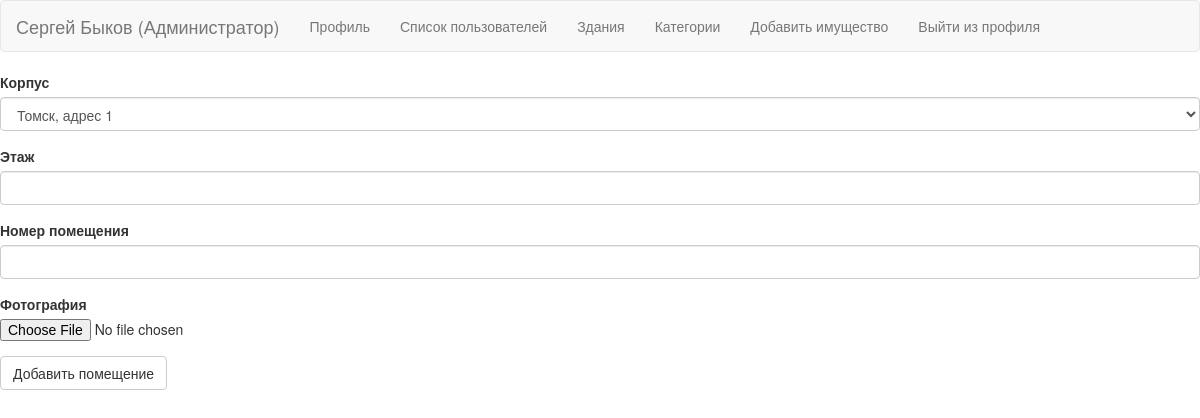
/create_room (signed in), run on an earlier commit of the app's database.
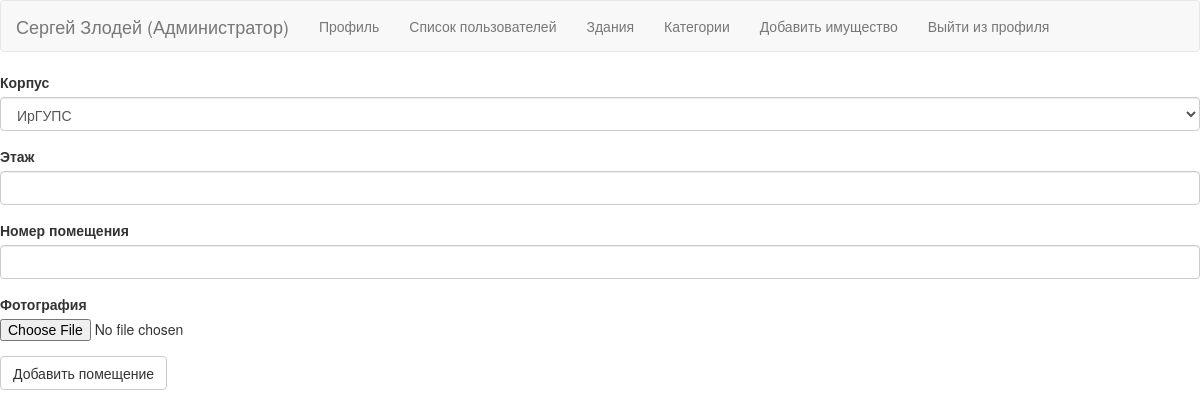
And on a later commit of the database.
### sweater/models.py (models this page shows)
class User(db.Model, UserMixin):
    __tablename__ = 'users'
    id = db.Column(db.Integer, primary_key=True)
    first_name = db.Column(db.String())
    last_name = db.Column(db.String())
    patronymic = db.Column(db.String())
    email = db.Column(db.String(), unique=True)
    role = db.Column(db.Boolean, default=False)
    password = db.Column(db.String())
    photo = db.Column(db.String())
    property = db.relationship("Property")

### sweater/routes.py (the view, shortened to what this page needs)
@app.route('/create_room', methods=['POST', 'GET'])
@login_required
def create_room():
    access = db.session.get(User, current_user.get_id())
    if access.role:
        form = AddRoomForm()
        building = Building.query.order_by(Building.id).all()
        form.building.choices = [(i.id, i.address) for i in building]
        return render_template('create_building.html', form=form, notification=True, user=access)
    else:
        return redirect(url_for('index'))

### sweater/forms.py
class AddRoomForm(FlaskForm):
    building = SelectField('Корпус', [DataRequired(message='Форма не может быть пустой')], choices=[])
    floor = IntegerField('Этаж', [DataRequired(message='Форма не может быть пустой')])
    number = IntegerField('Номер помещения', [DataRequired(message='Форма не может быть пустой')])
    photo = FileField('Фотография', [DataRequired(message='Форма не может быть пустой')])
    submit = SubmitField('Добавить помещение')

### sweater/models.py (called while the page is built)
@manager.user_loader
def load_user(user_id):
    return User.query.get(user_id)

### sweater/routes.py (called while the page is built, shortened)
@app.before_request
def create_bases():
    db.create_all()

@app.after_request
def redirect_to_signin(response):
    if response.status_code == 401:
        return redirect(url_for('login_page') + '?=next=' + request.url)
    return response

### sweater/templates/create_building.html (shortened to what this page needs)
{% extends 'base.html' %}
{% import 'bootstrap/wtf.html' as wtf %}
{% block content %}
{{ wtf.quick_form(form)}}
{% endblock %}

### sweater/templates/base.html (shortened to what this page needs)
{% extends 'bootstrap/base.html' %}
{% block navbar %}
        {%if user%}
            {% if user.role %}
              <nav class="navbar navbar-default">
                  <div class="container-fluid">
                      <a class="navbar-brand" href="{{url_for('index')}}">{{user.first_name}} {{user.last_name}} (Администратор)</a>
                    <div class="collapse navbar-collapse" id="navbar-main">
                      <ul class="nav navbar-nav">
                          <li><a href="{{url_for('profile')}}">Профиль</a></li>
                          <li><a href="{{url_for('users')}}">Список пользователей</a></li>
                          <li><a href="{{url_for('buildings')}}">Здания</a></li>
                          <li><a href="{{url_for('categorys')}}">Категории</a></li>
                           <li><a href="{{url_for('create_property')}}">Добавить имущество</a></li>
                          <li><a href="{{url_for('logout')}}">Выйти из профиля</a></li>
                      </ul>
                    </div>
                  </div>
                </nav>
            {%endif%}
        {%endif%}
{%endblock%}

What changed in the data, as far as the page shows it:
changed User "Сергей": last_name "Быков" → "Злодей"
Also different on the page:
form field building: "Томск, адрес 1" → "ИрГУПС"
